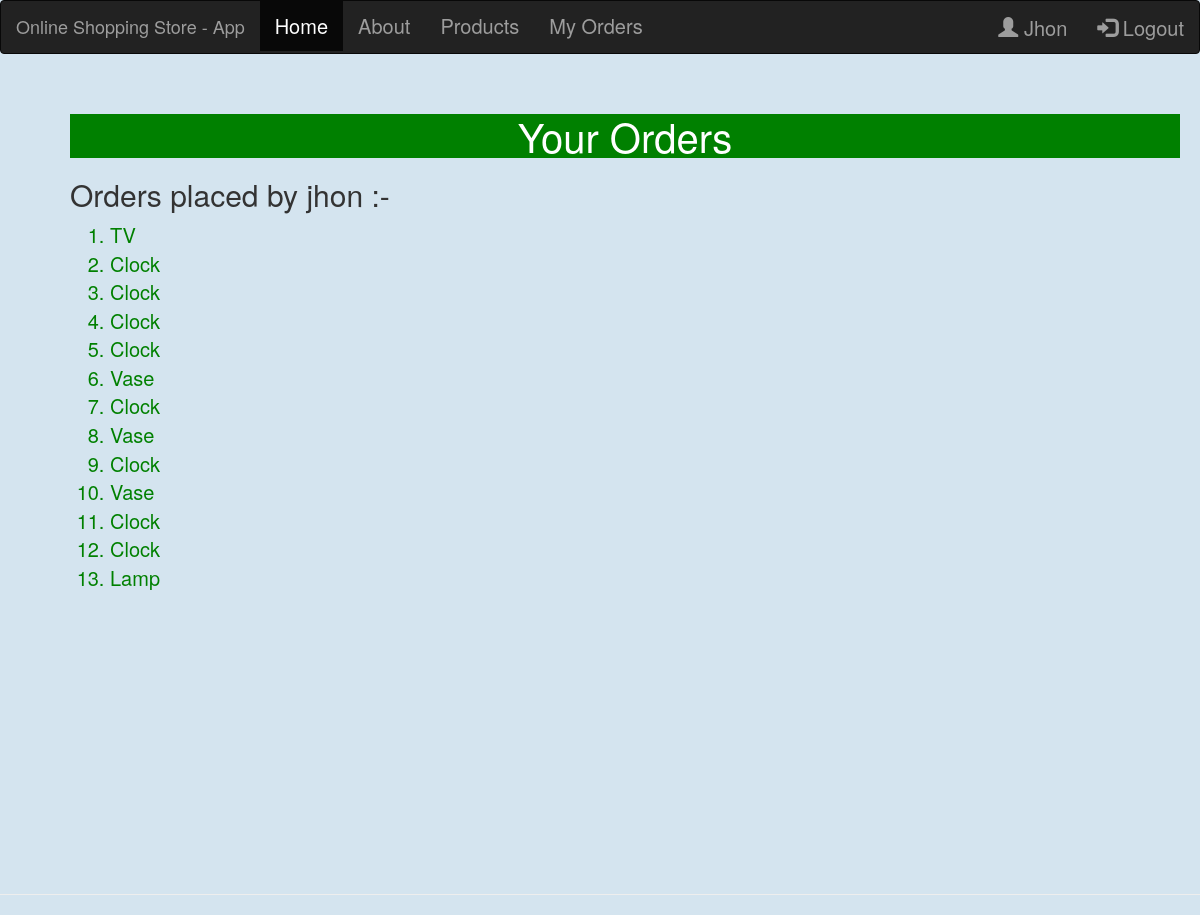
Screenshot of /myapp/orders/ (signed in) with the database file from the repository.
### myapp/models.py (models this page shows, shortened)
class Order(models.Model):
    ORDER_STATUS = [
        (0, 'Order Cancelled'),
        (1, 'Order Placed'),
        (2, 'OrderShipped'),
        (3, 'Order Delivered')
    ]
    product = models.ForeignKey(Product, related_name='orders', on_delete=models.CASCADE)
    client = models.ForeignKey(Client, on_delete=models.CASCADE)
    num_units = models.PositiveIntegerField(default=0)
    order_status = models.IntegerField(choices=ORDER_STATUS, default=1)
    status_date = models.DateField(blank=True, null=True)

class Product(models.Model):
    category = models.ForeignKey(Category, related_name='products', on_delete=models.CASCADE)
    name = models.CharField(max_length=200)
    price = models.DecimalField(max_digits=10, decimal_places=2)
    stock = models.PositiveIntegerField(default=100, validators=[validate_stock])
    available = models.BooleanField(default=True)
    optional = models.TextField(max_length=300, blank=True, default='')
    interested = models.PositiveIntegerField(default=0)

### myapp/views.py (the view)
# urls.py: path(r'orders/', views.myorders, name='orders'),
@login_required(login_url='/myapp/login')
def myorders(request):
    try:
        user = request.user
        client = Client.objects.get(username=user.username)
        orders = Order.objects.filter(client=client)
        message = f'Orders placed by {client} :-'
        if orders.count() == 0:
            message = 'Client has not placed any orders'
        return render(request, 'myapp/myorders.html', {'orders': orders, 'message': message})
    except Client.DoesNotExist:
        message = 'You are not a registered client'
        return render(request, 'myapp/myorders.html', {'message': message})

### myapp/models.py (called while the page is built)
    def __str__(self):
        return self.username

### templates/myapp/myorders.html (shortened to what this page needs)
{% extends 'myapp/base.html' %}
{% block myhdg %}
    <h1>Your Orders</h1>
{% endblock %}
{% block body_block %}
    {% if orders %}
        <h2>{{ message }}</h2>
        <ol>
            {% for order in orders %}
                <li> {{ order.product.name }}</li>
            {% endfor %}
        </ol>
    {% else %}
        <stron>{{ message }}</stron>
    {% endif %}
{% endblock %}

### templates/myapp/base.html (shortened to what this page needs)
<!DOCTYPE html>
{% load static %}
<html>
<head>
    <link rel="stylesheet" type="text/css" href="{% static 'myapp/style.css' %}">
    <link rel="stylesheet" href="https://maxcdn.bootstrapcdn.com/bootstrap/3.4.1/css/bootstrap.min.css">
</head>
<body>
<header>
    <nav class="navbar navbar-inverse">
        <div class="container-fluid">
            <div class="navbar-header">
                <a class="navbar-brand" href="{% url 'myapp:index' %}">Online Shopping Store - App</a>
            </div>
            <ul class="nav navbar-nav">
                <li class="active"><a href="{% url 'myapp:index' %}"> Home </a></li>
                <li><a href="{% url 'myapp:about' %}"> About </a></li>
                <li><a href="{% url 'myapp:products' %}"> Products </a></li>
                {% if user.is_authenticated %}
                    <li><a href="{% url 'myapp:orders' %}"> My Orders </a></li>
                {% endif %}
            </ul>
            <ul class="nav navbar-nav navbar-right">
                {% if user.is_authenticated %}
                    <li><a href="#"><span class="glyphicon glyphicon-user"></span> {{ user.first_name }}</a>
                    </li>
                    <li><a href="{% url 'myapp:logout' %}"><span class="glyphicon glyphicon-log-in"></span> Logout</a>
                    </li>
                {% else %}
                    <li><a href="{% url 'myapp:register' %}"><span class="glyphicon glyphicon-user"></span> Register</a>
                    </li>
                    <li><a href="{% url 'myapp:login' %}"><span class="glyphicon glyphicon-log-in"></span> Login</a>
                    </li>
                {% endif %}
            </ul>
        </div>
    </nav>
</header>
<div class="app_body">
    <h1>{% block myhdg %}*** {% endblock %}</h1>
    {% block body_block %}*** {% endblock %}
</div>
<hr/>
</body>
</html>

### myapp/static/myapp/style.css (style rules this page uses)
.navbar-brand { margin-left: 15px; }
body { background-color: rgba(212, 228, 239, 1) !important; }
h1 { background-color: green; color: white !important; font-size: 40px !important; text-align: center; }
h2 { color: red; }
.app_body { margin-left: 50px; padding: 20px; height: 100vh; }
li { color: green; }
a { font-size: 20px; }
ol { font-size: 20px; }

### rows the page displays
Order: product.name "TV"
Order: product.name "Clock"
Order: product.name "Clock"
Order: product.name "Clock"
Order: product.name "Clock"
Order: product.name "Vase"
Order: product.name "Clock"
Order: product.name "Vase"
Order: product.name "Clock"
Order: product.name "Vase"
Order: product.name "Clock"
Order: product.name "Clock"
Order: product.name "Lamp"

### other values shown
{{ user.first_name }} "Jhon"
{{ message }} "Orders placed by jhon :-"
